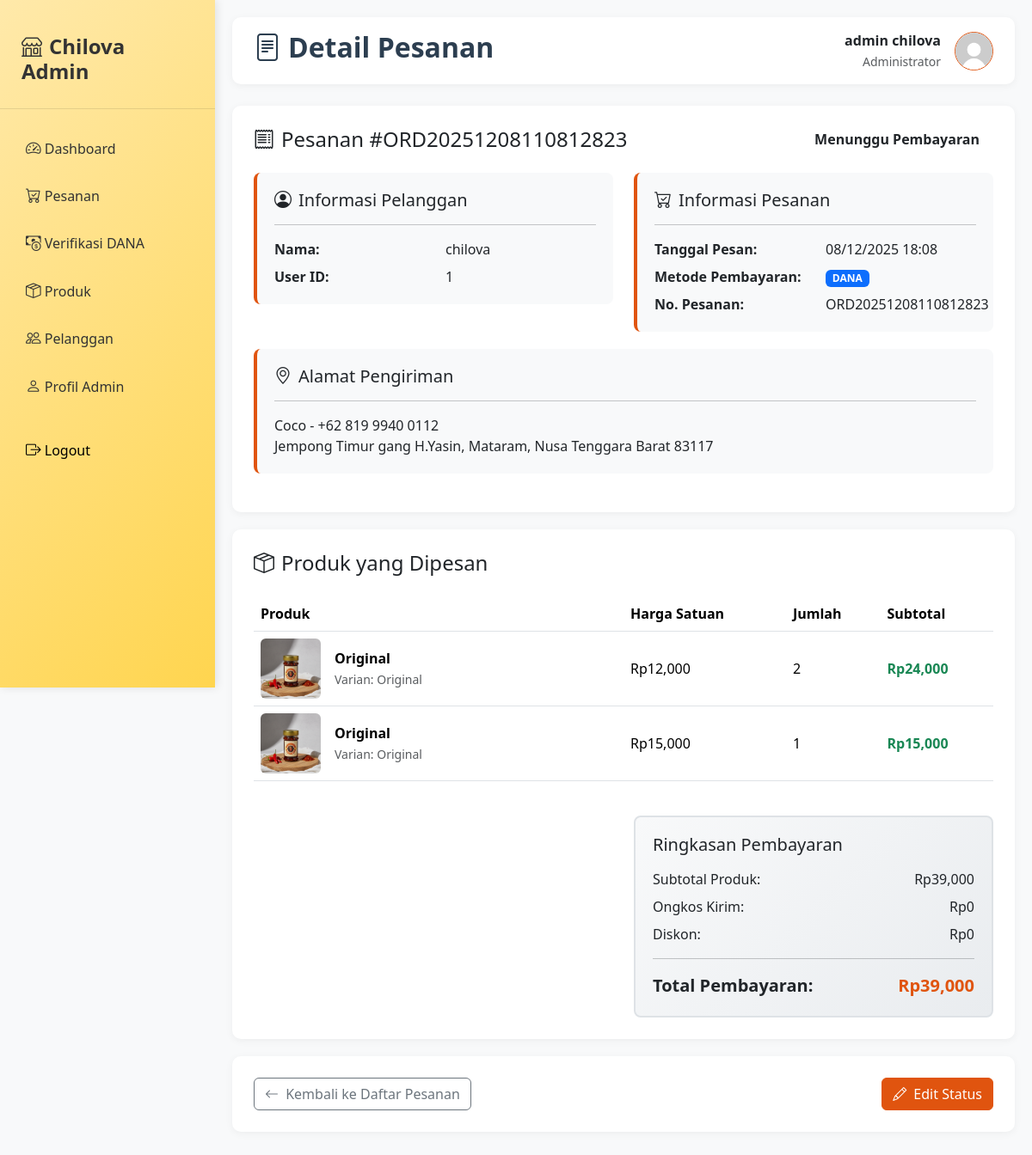
Page /admin/lihat_detail_pesanan.php?id=18 (signed in) on the earlier database version.
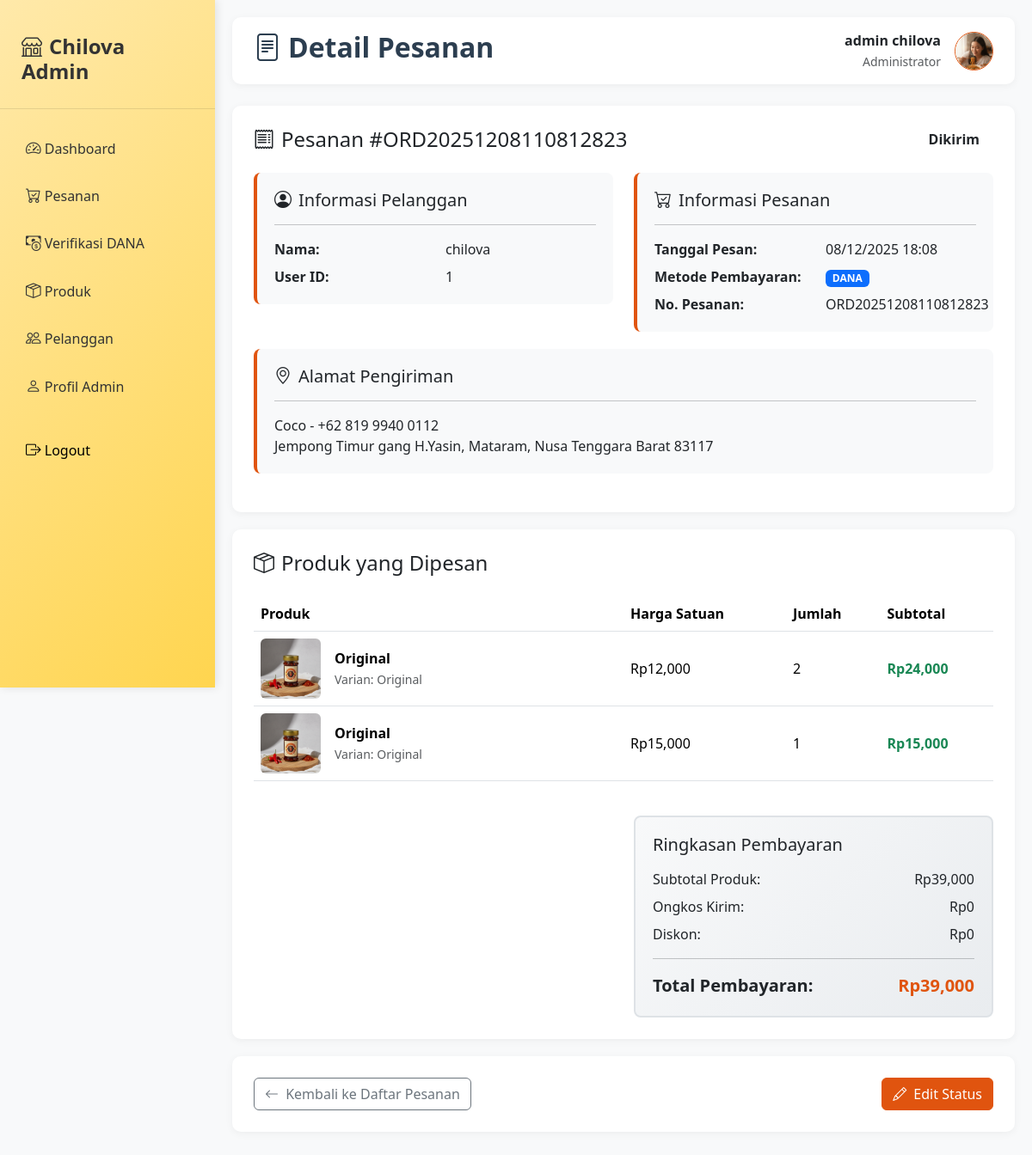
Same page on the later database version.
### tables this page shows
CREATE TABLE `users` (
  `user_id` int(12) NOT NULL,
  `username` text NOT NULL,
  `password` text NOT NULL,
  `role` enum('Admin','User') NOT NULL DEFAULT 'User',
  `profile_picture` varchar(255) NOT NULL
);

CREATE TABLE `orders` (
  `order_id` int(10) NOT NULL,
  `order_number` varchar(50) NOT NULL,
  `user_id` int(10) NOT NULL,
  `total_harga` int(50) NOT NULL,
  `metode_pembayaran` enum('DANA','Cash on Delivery (COD)') NOT NULL,
  `catatan` text NOT NULL,
  `status` enum('Diproses','Dikirim','Selesai','Dibatalkan','Menunggu Pembayaran','Menunggu Verifikasi') NOT NULL,
  `alamat_pengiriman` text NOT NULL,
  `tanggal_order` datetime NOT NULL DEFAULT current_timestamp()
);

### function.php (called while the page is built, shortened)
<?php
include_once 'koneksi.php';
function getProfilePicturePath($user_id) {
    global $conn;
    $stmt = $conn->prepare("SELECT profile_picture FROM users WHERE user_id = ?");
    $stmt->bind_param("i", $user_id);
    $stmt->execute();
    $result = $stmt->get_result();
    if ($result->num_rows > 0) {
        $user = $result->fetch_assoc();
        $filename = $user['profile_picture'];
        if ($filename === 'default.jpg') {
            return 'images/default.jpg';
        }
        $filepath = 'uploads/profile/' . $filename;
        if (file_exists($filepath)) {
            return $filepath;
        } else {
            return 'images/default.jpg';
        }
    }
    return 'images/default.jpg';
}
?>

### admin/lihat_detail_pesanan.php (the view, shortened to what the changed rows need)
<?php
require "../koneksi.php";
$user_id = $_SESSION['user_id'];
$order_id = $_GET['id'];
$query_pesanan = "SELECT o.*, u.username
                  FROM orders o
                  JOIN users u ON o.user_id = u.user_id
                  WHERE o.order_id = '$order_id'";
$result_pesanan = mysqli_query($conn, $query_pesanan);
$pesanan = mysqli_fetch_assoc($result_pesanan);
$status_class = '';
$status_text = '';
switch ($pesanan['status']) {
    default:
        $status_class = 'badge-secondary';
        $status_text = $pesanan['status'];
}
$query_items = "SELECT oi.*, p.nama, p.harga, p.gambar
                FROM order_item oi
                JOIN products p ON oi.product_id = p.id
                WHERE oi.order_id = '$order_id'";
$result_items = mysqli_query($conn, $query_items);
?>
<!DOCTYPE html>
<html lang="id">
<head>
    <link href="https://cdn.jsdelivr.net/npm/bootstrap@5.3.8/dist/css/bootstrap.min.css" rel="stylesheet">
    <link rel="stylesheet" href="https://cdn.jsdelivr.net/npm/bootstrap-icons@1.11.1/font/bootstrap-icons.css">
</head>
<body>
<div class="main-content">
    <div class="header">
        <div>
            <h2><i class="bi bi-file-text me-2"></i>Detail Pesanan</h2>
        </div>
        <div class="header-user">
            <div class="text-end d-flex align-items-center">
                <?php
                require "../function.php";
                $user_id = $_SESSION['user_id'];
                $profile_picture = getProfilePicturePath($user_id);
                ?>
                <a href="profile_admin.php" class="text-dark">
                    <img src="<?php echo htmlspecialchars($profile_picture); ?>"
                        alt="Profile"
                        class="rounded-circle border"
                        style="width: 45px; height: 45px; object-fit: cover; border-color: #e0540f !important;"
                        onerror="this.src='../images/profile.jpg'">
                </a>
            </div>
        </div>
    </div>
    <div class="content-container">
        <div class="d-flex justify-content-between align-items-center mb-4">
            <h4 class="m-0">
                <i class="bi bi-receipt me-2"></i>Pesanan #<?= $pesanan['order_number'] ?>
            </h4>
            <div>
                <span class="status-badge-large <?= $status_class ?>"><?= $status_text ?></span>
            </div>
        </div>
        <div class="row">
            <div class="col-md-6">
                <div class="info-card">
                    <div class="row">
                        <div class="col-md-6">
                            <p class="mb-2"><?= htmlspecialchars($pesanan['username']) ?></p>
                            <p class="mb-0"><?= $pesanan['user_id'] ?></p>
                        </div>
                    </div>
                </div>
            </div>
            <div class="col-md-6">
                <div class="info-card">
                    <div class="row">
                        <div class="col-md-6">
                            <p class="mb-2"><?= date('d/m/Y H:i', strtotime($pesanan['tanggal_order'])) ?></p>
                            <p class="mb-2">
                                <?php if ($pesanan['metode_pembayaran'] == 'DANA'): ?>
                                    <span class="badge bg-primary">DANA</span>
                                <?php else: ?>
                                    <span class="badge bg-secondary">COD</span>
                                <?php endif; ?>
                            </p>
                            <p class="mb-0"><?= $pesanan['order_number'] ?></p>
                        </div>
                    </div>
                </div>
            </div>
        </div>
        <?php if (!empty($pesanan['alamat_pengiriman'])): ?>
        <div class="info-card">
            <h5><i class="bi bi-geo-alt me-2"></i>Alamat Pengiriman</h5>
            <hr>
            <p class="mb-0"><?= nl2br(htmlspecialchars($pesanan['alamat_pengiriman'])) ?></p>
        </div>
        <?php endif; ?>
    </div>
    <div class="content-container">
        <?php if (mysqli_num_rows($result_items) > 0): ?>
            <div class="table-responsive">
                <table class="table table-hover">
                    <thead>
                        <tr>
                            <th width="50%">Produk</th>
                            <th>Harga Satuan</th>
                            <th>Jumlah</th>
                            <th>Subtotal</th>
                        </tr>
                    </thead>
                </table>
            </div>
        <?php endif; ?>
        <div class="row mt-4">
            <div class="col-md-6 offset-md-6">
                <div class="total-box">
                    <div class="d-flex justify-content-between mb-2">
                        <span>Subtotal Produk:</span>
                        <span>Rp<?= number_format($pesanan['total_harga']) ?></span>
                    </div>
                    <div class="d-flex justify-content-between fw-bold fs-5">
                        <span>Total Pembayaran:</span>
                        <span class="text-orange">Rp<?= number_format($pesanan['total_harga']) ?></span>
                    </div>
                </div>
            </div>
        </div>
    </div>
</div>
</body>
</html>

Differences in the rows shown:
changed users: profile_picture: picture added in place of a placeholder
changed orders "ORD20251208110812823": status "Menunggu Pembayaran" → "Dikirim"
